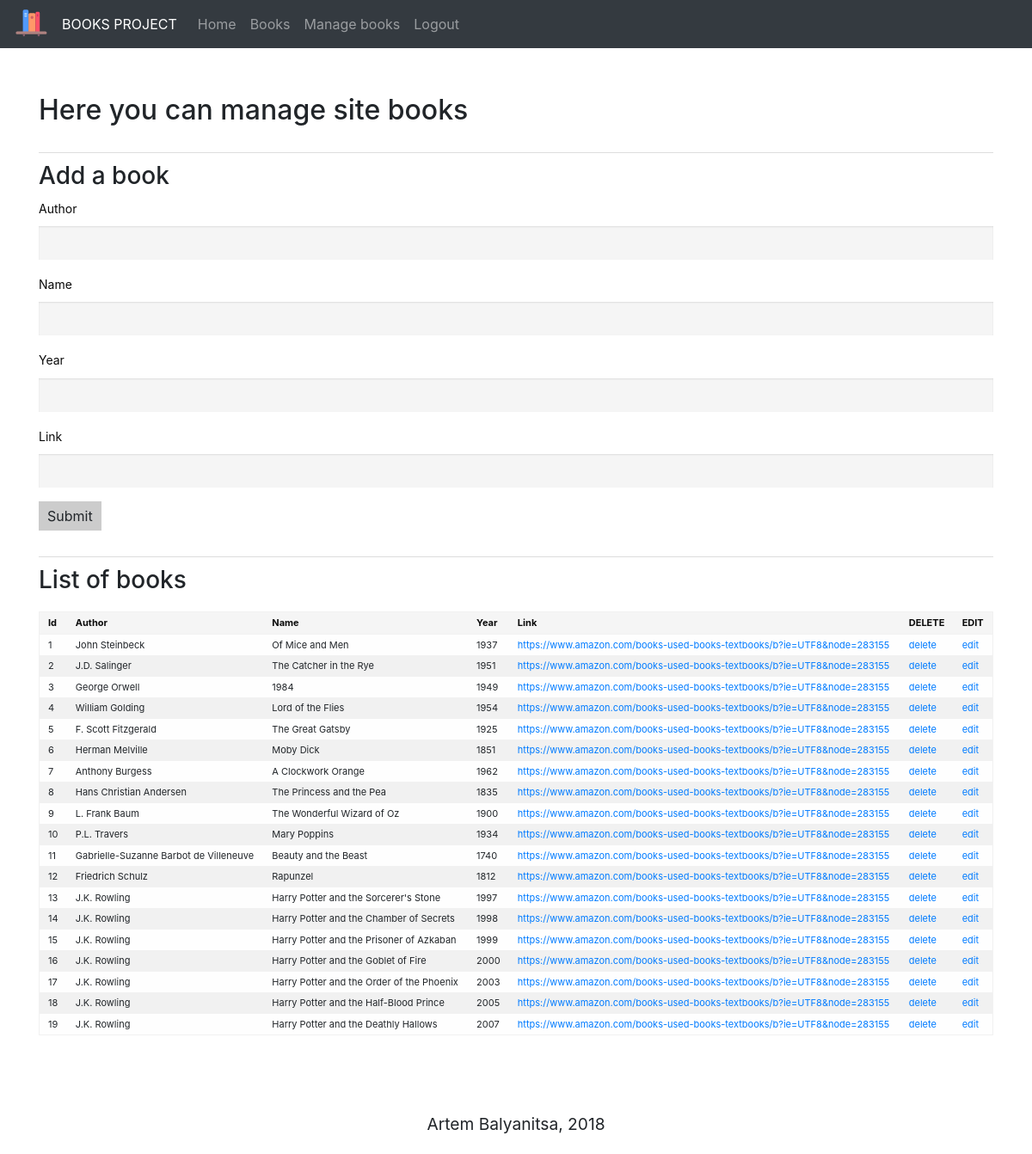
Screenshot of /books/manage (signed in) with the database file from the repository.
### tables this page shows
CREATE TABLE IF NOT EXISTS `book` (
  `id` int(11) NOT NULL AUTO_INCREMENT,
  `author` text NOT NULL,
  `name` text NOT NULL,
  `year` int(11) NOT NULL,
  `link` text,
  PRIMARY KEY (`id`),
  UNIQUE KEY `id` (`id`)
);

### application/controller/books.php (called while the page is built, shortened)
<?php
class books extends Controller
{
    public function manage()
    {
        $books = $this->books_model->getAllbooks();
        require APP . 'view/_templates/header.php';
        require APP . 'view/books/manage.php';
        require APP . 'view/_templates/footer.php';
    }
}

### public/index.php (called while the page is built, shortened)
<?php
require APP . 'core/controller.php';
$app = new Application();

### application/core/controller.php (called while the page is built, shortened)
<?php
class Controller
{
    public $db = null;
    private function openDatabaseConnection()
    {
        $options = array(PDO::ATTR_DEFAULT_FETCH_MODE => PDO::FETCH_OBJ, PDO::ATTR_ERRMODE => PDO::ERRMODE_WARNING);
        $this->db = new PDO(DB_TYPE . ':host=' . DB_HOST . ';dbname=' . DB_NAME . ';charset=' . DB_CHARSET, DB_USER, DB_PASS, $options);
    }
    public function loadBookModel()
    {
        require APP . 'model/Book.php';
        $this->books_model = new Book($this->db);
    }
}

### application/model/Book.php (called while the page is built, shortened)
<?php
class Book
{
    function __construct($db)
    {
        try {
            $this->db = $db;
        } catch (PDOException $e) {
            exit('Database connection could not be established.');
        }
    }
    public function getAllbooks()
    {
        $sql = "SELECT id, author, year, name, link FROM book";
        $query = $this->db->prepare($sql);
        $query->execute();
        return $query->fetchAll();
    }
}

### application/view/books/manage.php (the view)
<div class="container">
    <h2>Here you can manage site books</h2>
    <div class="box">
        <h3>Add a book</h3>
        <form action="<?php echo URL; ?>books/addbook" method="POST">
            <label>Author</label>
            <input type="text" name="author" value="" required />
            <label>Name</label>
            <input type="text" name="name" value="" required />
            <label>Year</label>
            <input type="number" name="year" value="" required />
            <label>Link</label>
            <input type="text" name="link" value="" />
            <input type="submit" name="submit_add_book" value="Submit" />
        </form>
    </div>
    <div class="box">
        <h3>List of books</h3>
        <table>
            <thead style="background-color: #ddd; font-weight: bold;">
            <tr>
                <td>Id</td>
                <td>Author</td>
                <td>Name</td>
                <td>Year</td>
                <td>Link</td>
                <td>DELETE</td>
                <td>EDIT</td>
            </tr>
            </thead>
            <tbody>
            <?php foreach ($books as $book) { ?>
                <tr>
                    <td><?php if (isset($book->id)) echo htmlspecialchars($book->id, ENT_QUOTES, 'UTF-8'); ?></td>
                    <td><?php if (isset($book->author)) echo htmlspecialchars($book->author, ENT_QUOTES, 'UTF-8'); ?></td>
                    <td><?php if (isset($book->name)) echo htmlspecialchars($book->name, ENT_QUOTES, 'UTF-8'); ?></td>
                    <td><?php if (isset($book->year)) echo htmlspecialchars($book->year, ENT_QUOTES, 'UTF-8'); ?></td>
                    <td>
                        <?php if (isset($book->link)) { ?>
                            <a href="<?php echo htmlspecialchars($book->link, ENT_QUOTES, 'UTF-8'); ?>"><?php echo htmlspecialchars($book->link, ENT_QUOTES, 'UTF-8'); ?></a>
                        <?php } ?>
                    </td>
                    <td><a href="<?php echo URL . 'books/deletebook/' . htmlspecialchars($book->id, ENT_QUOTES, 'UTF-8'); ?>">delete</a></td>
                    <td><a href="<?php echo URL . 'books/editbook/' . htmlspecialchars($book->id, ENT_QUOTES, 'UTF-8'); ?>">edit</a></td>
                </tr>
            <?php } ?>
            </tbody>
        </table>
    </div>
</div>

### public/css/style.css (style rules this page uses)
body { font-family: Arial; font-size: 14px; }
.container { padding: 20px; margin: 33px; }
.container table { font-size: 11px; margin-top: 20px; }
.container table thead td { background-color: #f5f5f5; padding: 4px 10px; }
.container table tbody td { padding: 4px 10px; }
.container .box { border-top: 1px solid #ddd; padding-top: 10px; margin-top: 30px; }
.container input { background-color: #f5f5f5; border: 0; padding: 5px 10px; }
.container input[type="submit"] { background-color: #ccc; cursor: pointer; }

### public/css/books.css (style rules this page uses)
html, body, .main { height: 100%; }
body { font-family: "Lato", "Helvetica Neue", Helvetica, Arial, sans-serif; color: #313131; background: #ecf0f1; }
body, .books p, .books a, .books li { font-family: "Lato", "Helvetica Neue", Helvetica, Arial, sans-serif; font-size: 15px; }

### public/css/problem.css (style rules this page uses)
* { transition: all 0.6s; }

### rows the page displays
book: id "1", author "John Steinbeck", name "Of Mice and Men", year "1937", link "https://www.amazon.com/books-used-books-textbooks/b?ie=UTF8&node=283155"
book: id "2", author "J.D. Salinger", name "The Catcher in the Rye", year "1951", link "https://www.amazon.com/books-used-books-textbooks/b?ie=UTF8&node=283155"
book: id "3", author "George Orwell", name "1984", year "1949", link "https://www.amazon.com/books-used-books-textbooks/b?ie=UTF8&node=283155"
book: id "4", author "William Golding", name "Lord of the Flies", year "1954", link "https://www.amazon.com/books-used-books-textbooks/b?ie=UTF8&node=283155"
book: id "5", author "F. Scott Fitzgerald", name "The Great Gatsby", year "1925", link "https://www.amazon.com/books-used-books-textbooks/b?ie=UTF8&node=283155"
book: id "6", author "Herman Melville", name "Moby Dick", year "1851", link "https://www.amazon.com/books-used-books-textbooks/b?ie=UTF8&node=283155"
book: id "7", author "Anthony Burgess", name "A Clockwork Orange", year "1962", link "https://www.amazon.com/books-used-books-textbooks/b?ie=UTF8&node=283155"
book: id "8", author "Hans Christian Andersen", name "The Princess and the Pea", year "1835", link "https://www.amazon.com/books-used-books-textbooks/b?ie=UTF8&node=283155"
book: id "9", author "L. Frank Baum", name "The Wonderful Wizard of Oz", year "1900", link "https://www.amazon.com/books-used-books-textbooks/b?ie=UTF8&node=283155"
book: id "10", author "P.L. Travers", name "Mary Poppins", year "1934", link "https://www.amazon.com/books-used-books-textbooks/b?ie=UTF8&node=283155"
book: id "11", author "Gabrielle-Suzanne Barbot de Villeneuve", name "Beauty and the Beast", year "1740", link "https://www.amazon.com/books-used-books-textbooks/b?ie=UTF8&node=283155"
book: id "12", author "Friedrich Schulz", name "Rapunzel", year "1812", link "https://www.amazon.com/books-used-books-textbooks/b?ie=UTF8&node=283155"
book: id "13", author "J.K. Rowling", name "Harry Potter and the Sorcerer's Stone", year "1997", link "https://www.amazon.com/books-used-books-textbooks/b?ie=UTF8&node=283155"
book: id "14", author "J.K. Rowling", name "Harry Potter and the Chamber of Secrets", year "1998", link "https://www.amazon.com/books-used-books-textbooks/b?ie=UTF8&node=283155"
book: id "15", author "J.K. Rowling", name "Harry Potter and the Prisoner of Azkaban", year "1999", link "https://www.amazon.com/books-used-books-textbooks/b?ie=UTF8&node=283155"
book: id "16", author "J.K. Rowling", name "Harry Potter and the Goblet of Fire", year "2000", link "https://www.amazon.com/books-used-books-textbooks/b?ie=UTF8&node=283155"
book: id "17", author "J.K. Rowling", name "Harry Potter and the Order of the Phoenix", year "2003", link "https://www.amazon.com/books-used-books-textbooks/b?ie=UTF8&node=283155"
book: id "18", author "J.K. Rowling", name "Harry Potter and the Half-Blood Prince", year "2005", link "https://www.amazon.com/books-used-books-textbooks/b?ie=UTF8&node=283155"
book: id "19", author "J.K. Rowling", name "Harry Potter and the Deathly Hallows", year "2007", link "https://www.amazon.com/books-used-books-textbooks/b?ie=UTF8&node=283155"
